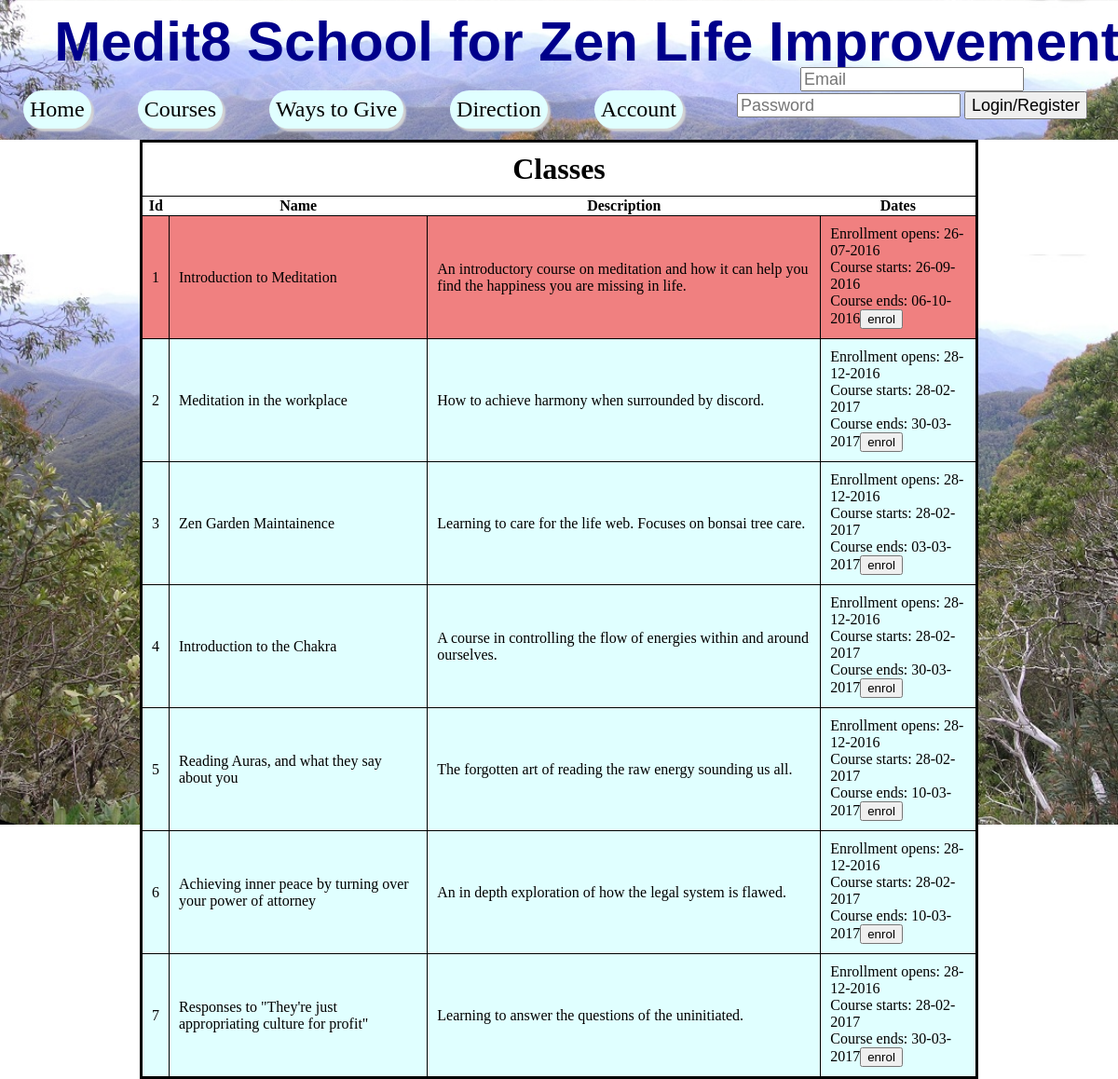
Screenshot of /Courses.php with the database file from the repository.
### tables this page shows
CREATE TABLE IF NOT EXISTS `courses` (
  `id` int(11) NOT NULL AUTO_INCREMENT,
  `Name` varchar(254) NOT NULL,
  `Description` varchar(254) DEFAULT NULL,
  `Capacity` int(11) NOT NULL,
  `StartDate` date NOT NULL,
  `Duration` int(11) NOT NULL,
  PRIMARY KEY (`id`)
);

### Courses.php (the view, shortened to what this page needs)
<!DOCTYPE html>
<html>
<head>
<link href="StyleSheet.css" rel="stylesheet" type="text/css" />
</head>
<body>
<?php include 'header.php' ?>
	<table class="ListTable">
		<caption class="Caption">Classes</caption>
		<tr>
			<th>Id</th>
			<th>Name</th>
			<th>Description</th>
			<th>Dates</th>
		</tr>
<?php
$query = "SELECT * FROM `courses` ORDER BY `StartDate`";
$result = mysql_query($query) or die("Error in query. ".mysql_error());
if(mysql_num_rows($result) > 0){
    while($row = mysql_fetch_array($result)){
    	if(strtotime( '-2 month' , strtotime ($row['StartDate'])) > time() ){
        echo '<tr style="background-color: lightcyan">';}
        elseif(strtotime ($row['StartDate']) > time() ){
        echo '<tr style="background-color: lightgreen">';}
        else{
        echo '<tr style="background-color: lightcoral">';}
            echo '<td>'.$row['id'].'</td>';
            echo '<td>'.$row['Name'].'</td>';
            echo '<td>'.$row['Description'].'</td>';
            echo '<td>Enrollment opens: '.date ( 'd-m-Y', strtotime( '-2 month' , strtotime ($row['StartDate']))).'<br />';
            echo 'Course starts: '.date ( 'd-m-Y', strtotime($row['StartDate'])).'<br/>';
            echo 'Course ends: '.date( 'd-m-Y', strtotime('+'.$row['Duration'].' day', strtotime($row['StartDate']))).'<input name="Button1" type="button" value="enrol" /></td>';
        echo '</tr>';
    }
}
?>
</table>
</body>
</html>

### header.php (shortened to what this page needs)
<!DOCTYPE html>
<html>
<head>
</head>
<body>
<header>
	Medit8 School for Zen Life Improvement
</header>
<nav>
	<ul>
		<li><a href="index.php">Home</a></li>
		<li><a href="Courses.php">Courses</a></li>
		<li><a href="WaysToGive.php">Ways to Give</a></li>
		<li><a href="Directions.php">Direction</a></li>
		<li><a href="Account.php">Account</a></li>
	</ul>
	<form action="" method="POST">
		<input name="Username" type="text" placeholder="Email"/>
		<input name="Password" type="password" placeholder="Password"/>
		<input name="LoginSubmit" type="submit" value="Login/Register" style="height:30px;"/> <br />
		<br />
	</form>
</nav>
</body>
</html>

### StyleSheet.css (style rules this page uses)
.ListTable tr { padding:10px; border-style: solid; border-width:thin; }
.Caption { background: white; font-size: xx-large; font-weight: bolder; padding:10px; border-style: solid; border-width: medium medium 0px medium; }
.ListTable td { padding:10px; border-style: solid; border-width:thin; }
html { background-image: url("images/BushlandBackground.jpg"); background-size:100% auto; background-attachment: fixed; background-position: center; background-repeat: no-repeat; height: 100%; margin: 0px; padding: 0px; }
header { font-family: Arial; font-size: 60px; font-weight: bolder; font-style: normal; font-variant: normal; text-transform: none; background-attachment:fixed; color: darkblue; position: fixed; height:110px; top: -20px; bottom: auto; background-image: url("images/BushlandBackground.jpg"); background-size:100% auto; margin: auto; text-align: center; width: 100%; border-spacing: 5%; table-layout: auto; padding: 0.5em; }
nav { background:transparent; position: fixed; top: 72px; left: 0; right: 0; bottom: 0; min-width: 800px; text-align: center; height: 57px; }
nav ul { list-style-type: none; margin: 0; padding: 0; }
nav li { float:left; }
nav a { box-shadow:3px 3px 2px lightgrey; text-decoration: none; background-color: lightcyan; color: black; display: block; font-size:x-large; padding:7px; margin:25px; border-radius: 25px }
nav input { height:20px; font-size:large; }
body { background:transparent; height: 100%; margin: 0px; padding: 0px; }

### rows the page displays
courses: id "1", Name "Introduction to Meditation", Description "An introductory course on meditation and how it can help you find the happiness you are missing in life.", StartDate "26-07-2016", StartDate "26-09-2016", Duration+StartDate "06-10-2016"
courses: id "2", Name "Meditation in the workplace", Description "How to achieve harmony when surrounded by discord.", StartDate "28-12-2016", StartDate "28-02-2017", Duration+StartDate "30-03-2017"
courses: id "3", Name "Zen Garden Maintainence", Description "Learning to care for the life web. Focuses on bonsai tree care.", StartDate "28-12-2016", StartDate "28-02-2017", Duration+StartDate "03-03-2017"
courses: id "4", Name "Introduction to the Chakra", Description "A course in controlling the flow of energies within and around ourselves.", StartDate "28-12-2016", StartDate "28-02-2017", Duration+StartDate "30-03-2017"
courses: id "5", Name "Reading Auras, and what they say about you", Description "The forgotten art of reading the raw energy sounding us all.", StartDate "28-12-2016", StartDate "28-02-2017", Duration+StartDate "10-03-2017"
courses: id "6", Name "Achieving inner peace by turning over your power of attorney", Description "An in depth exploration of how the legal system is flawed.", StartDate "28-12-2016", StartDate "28-02-2017", Duration+StartDate "10-03-2017"
courses: id "7", Name "Responses to \"They're just appropriating culture for profit\"", Description "Learning to answer the questions of the uninitiated.", StartDate "28-12-2016", StartDate "28-02-2017", Duration+StartDate "30-03-2017"
